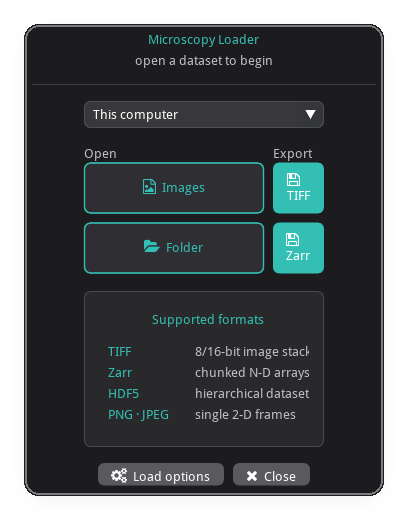
#> input picture examples/images/dialog_full_example.png, 408 x 520 px; its folder holds only this picture in this run
$ python -i capture_docs.py   (imports and definitions only)
#> lines starting #> are read from the running program, lines starting #| are printed output that depends on the picture; after the words box and inside, x2 and y2 are one past the last pixel; in counts of white or black regions, pixels touching at a corner belong together
#> further down, picture is the input picture: PIL image 408x520 RGBA; mean R, G, B, A 32.1, 37.2, 39.1, 203.2
"""Capture documentation screenshots of the example dialogs.

Mirrors mbo_utilities/scripts/capture_docs.py: each example's *real* dialog is
run in a hello_imgui window and its framebuffer is read back with
hello_imgui.final_app_window_screenshot(), then autocropped to the content and
given padding + a soft drop shadow. Images land under examples/images/.

Needs a desktop session (framebuffer screenshots require a real GL surface) plus
the docs extras:  pip install -e ".[docs]"  (pillow + numpy).

    python scripts/capture_docs.py            # capture everything
    python scripts/capture_docs.py --one dialog_full_example [--popup]   # one (worker)
"""

import importlib.util
import subprocess
import sys
from pathlib import Path

import numpy as np
from PIL import Image, ImageDraw, ImageFilter

REPO = Path(__file__).resolve().parent.parent
EXAMPLES_DIR = REPO / "examples"
OUTPUT_DIR = REPO / "examples" / "images"

EXAMPLES = [
    "dialog_minimal",
    "dialog_full_example",
    "dialog_themes",
]

# style_image knobs (matches the mbo_utilities docs treatment)
PADDING = 24
SHADOW_BLUR = 12
SHADOW_OFFSET = (0, 6)
SHADOW_OPACITY = 0.28
CORNER_RADIUS = 14  # rounds the captured card so its curved edge shows on transparency
BORDER_WIDTH = 2


def _rgba255(color, min_alpha: float = 0.0):
    """An (r, g, b[, a]) 0..1 tuple -> a 0..255 RGBA tuple for PIL."""
    r, g, b = color[0], color[1], color[2]
    a = color[3] if len(color) > 3 else 1.0
    return (int(r * 255), int(g * 255), int(b * 255), int(max(a, min_alpha) * 255))


def style_image(img: Image.Image, output_path: Path, border=(0.35, 0.35, 0.37, 0.7)) -> None:
    """Round the card's corners, stroke its border, add a shaped drop shadow, and
    save as a PNG with a transparent background so the curved, bordered edge reads
    cleanly on any page. ``border`` is the theme's border color (0..1 RGBA)."""
#> called with output_path = 'out.png', border = (0.35, 0.35, 0.37, 0.7)
    if img.mode != "RGBA":
        img = img.convert("RGBA")
    w, h = img.size
#> w = 408; h = 520

    # 1. rounded-corner alpha mask -> everything outside the curve is transparent
    mask = Image.new("L", (w, h), 0)
#> mask: PIL image 408x520 L; every value is 0
    ImageDraw.Draw(mask).rounded_rectangle([0, 0, w - 1, h - 1], radius=CORNER_RADIUS, fill=255)
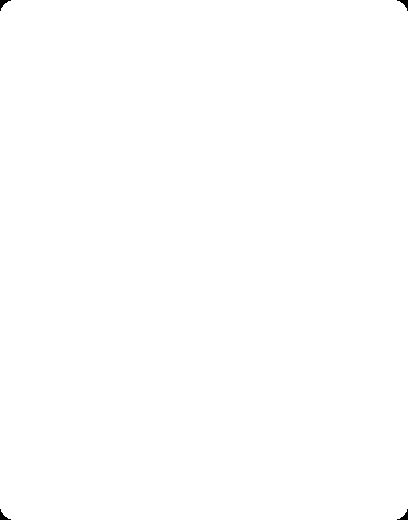
#> mask: PIL image 408x520 L; 99.9% white; 4 black regions, box (x1, y1, x2, y2) and area: (0, 0, 11, 11) 46, (397, 0, 408, 11) 46, (0, 509, 11, 520) 46, (397, 509, 408, 520) 46
    img.putalpha(mask)
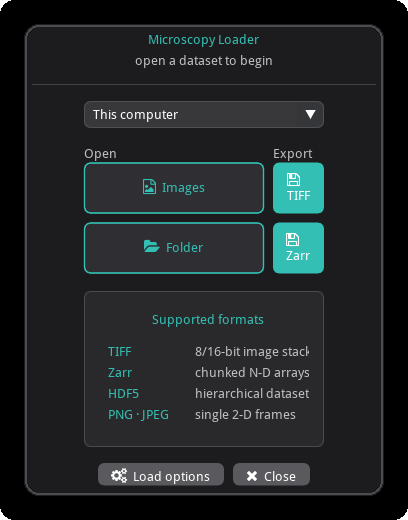
#> img: PIL image 408x520 RGBA; mean R, G, B, A 32.1, 37.2, 39.1, 254.8; transparent parts drawn white

    # 2. stroke the border along the rounded edge, in the theme's border color
    inset = BORDER_WIDTH / 2
    ImageDraw.Draw(img).rounded_rectangle(
        [inset, inset, w - 1 - inset, h - 1 - inset],
        radius=CORNER_RADIUS,
        outline=_rgba255(border, min_alpha=0.85),
        width=BORDER_WIDTH,
    )
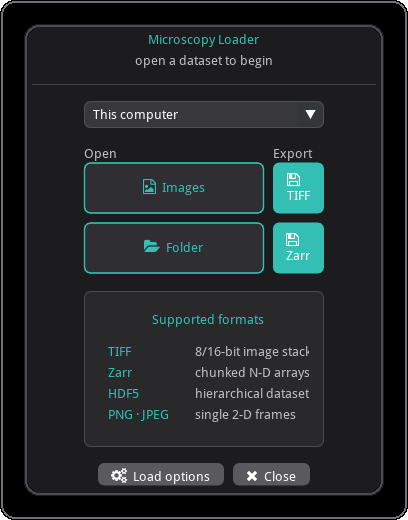
#> img: PIL image 408x520 RGBA; mean R, G, B, A 33.7, 38.7, 40.7, 254.1; transparent parts drawn white

    # 3. a soft drop shadow that follows the rounded silhouette (not a hard rect)
    margin = SHADOW_BLUR * 2
    out = Image.new("RGBA", (w + PADDING * 2, h + PADDING * 2), (0, 0, 0, 0))
#> out: PIL image 456x568 RGBA; every value is 0
    shadow_alpha = Image.new("L", (w + margin, h + margin), 0)
#> shadow_alpha: PIL image 432x544 L; every value is 0
    shadow_alpha.paste(mask.point(lambda a: int(a * SHADOW_OPACITY)), (margin // 2, margin // 2))
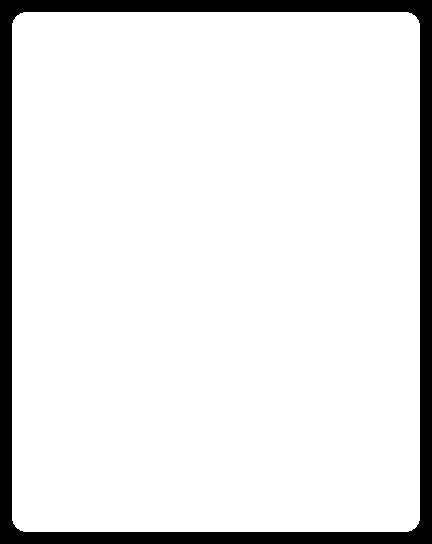
#> shadow_alpha: PIL image 432x544 L; values 0 (black) and 71 (white), 90.2% white; 1 black region, box (x1, y1, x2, y2) and area: (0, 0, 432, 544) 23032
    shadow_alpha = shadow_alpha.filter(ImageFilter.GaussianBlur(SHADOW_BLUR))
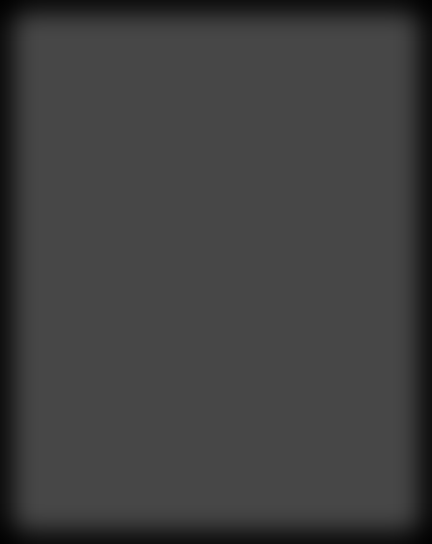
#> shadow_alpha: PIL image 432x544 L; min 2, max 71, mean 63.7
    shadow = Image.new("RGBA", shadow_alpha.size, (0, 0, 0, 0))
#> shadow: PIL image 432x544 RGBA; every value is 0
    shadow.putalpha(shadow_alpha)  # black, shaped by the rounded mask
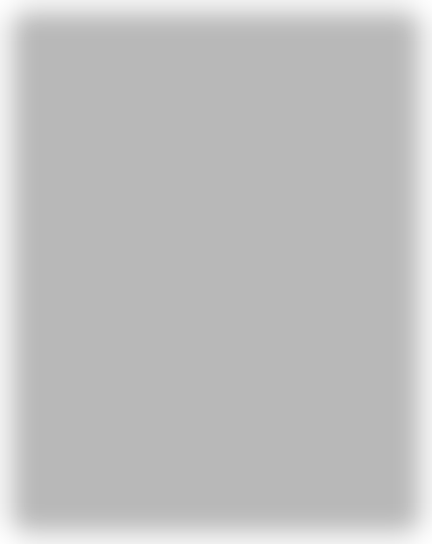
#> shadow: PIL image 432x544 RGBA; mean R, G, B, A 0, 0, 0, 63.7; transparent parts drawn white
    out.paste(
        shadow,
        (PADDING + SHADOW_OFFSET[0] - margin // 2, PADDING + SHADOW_OFFSET[1] - margin // 2),
        shadow,
    )

    # 4. the rounded card on top (composite through its own alpha)
    out.paste(img, (PADDING, PADDING), img)
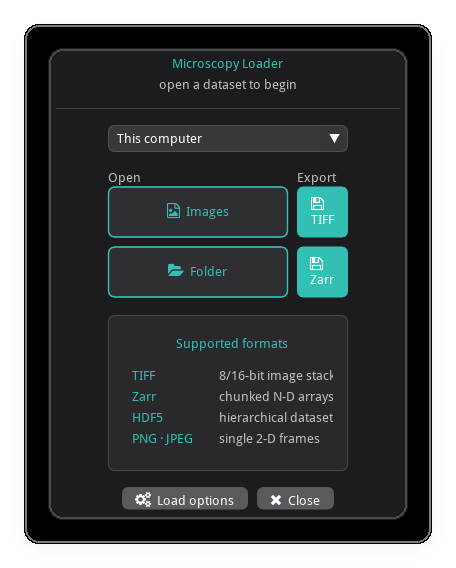
#> out: PIL image 456x568 RGBA; mean R, G, B, A 27.4, 31.5, 33.2, 207.9; transparent parts drawn white
#> (the run stopped early here; a loop or call above may not have finished)

$ run again, on examples/images/dialog_minimal.png
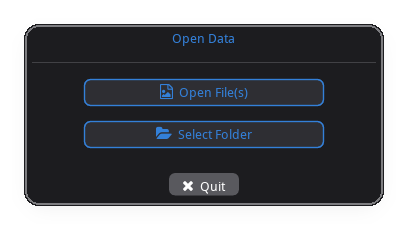
#> input picture examples/images/dialog_minimal.png, 408 x 230 px
#> picture is the input picture: PIL image 408x230 RGBA; mean R, G, B, A 24.6, 26.4, 30.8, 176.4
#> in style_image, `shadow_alpha.paste(mask.point(lambda a: int(a * SHADOW_OPACITY)), (mar..`:
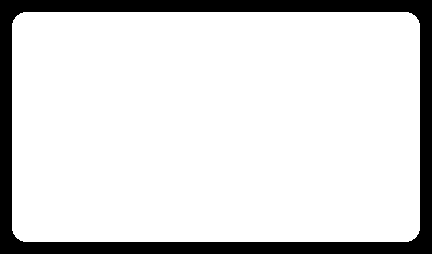
#> shadow_alpha: PIL image 432x254 L; values 0 (black) and 71 (white), 85.4% white; 1 black region, box (x1, y1, x2, y2) and area: (0, 0, 432, 254) 16072
#> in style_image, `out.paste(img, (PADDING, PADDING), img)`:
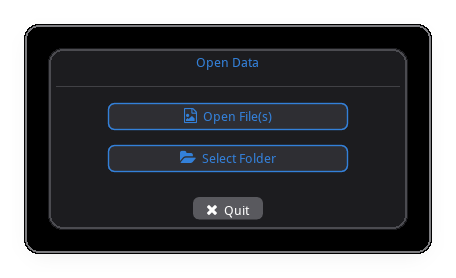
#> out: PIL image 456x278 RGBA; mean R, G, B, A 19.6, 21, 24.4, 187.4; transparent parts drawn white
